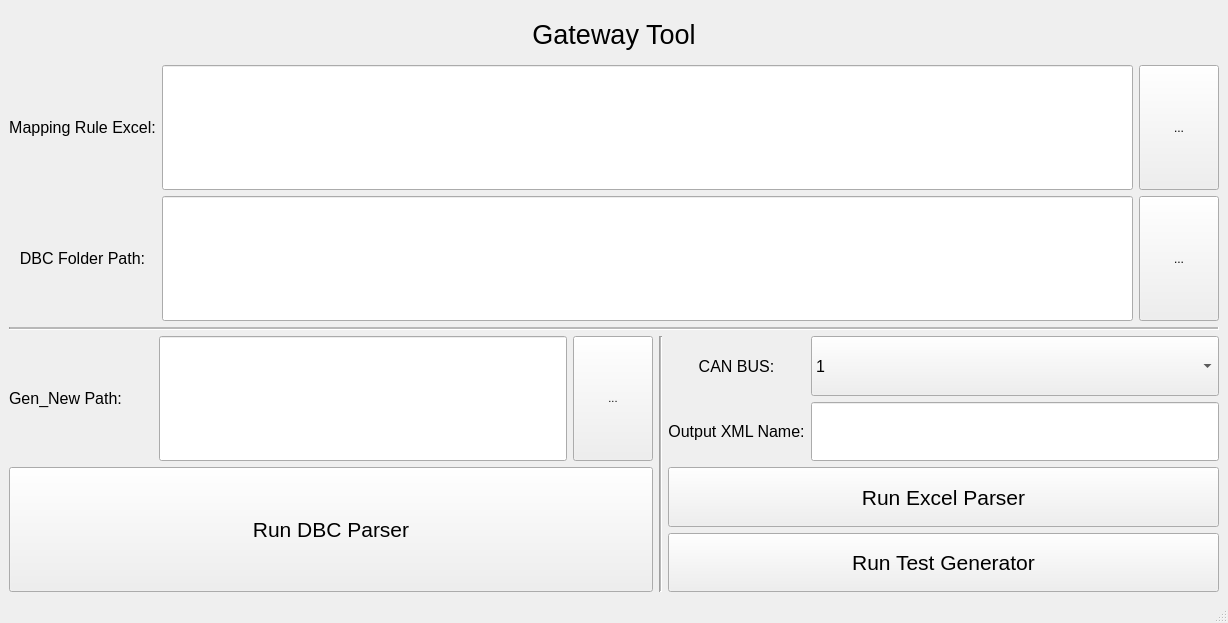
<?xml version="1.0" encoding="UTF-8"?>
<ui version="4.0">
 <class>MainWindow</class>
 <widget class="QMainWindow" name="MainWindow">
  <property name="geometry">
   <rect>
    <x>0</x>
    <y>0</y>
    <width>1228</width>
    <height>623</height>
   </rect>
  </property>
  <property name="minimumSize">
   <size>
    <width>1092</width>
    <height>0</height>
   </size>
  </property>
  <property name="font">
   <font>
    <weight>50</weight>
    <bold>false</bold>
   </font>
  </property>
  <property name="windowTitle">
   <string>Gateway Tool</string>
  </property>
  <widget class="QWidget" name="centralwidget">
   <layout class="QVBoxLayout" name="verticalLayout" stretch="1,0,0,0">
    <item>
     <widget class="QLabel" name="label">
      <property name="maximumSize">
       <size>
        <width>16777215</width>
        <height>50</height>
       </size>
      </property>
      <property name="font">
       <font>
        <pointsize>20</pointsize>
        <weight>50</weight>
        <bold>false</bold>
       </font>
      </property>
      <property name="text">
       <string>Gateway Tool</string>
      </property>
      <property name="alignment">
       <set>Qt::AlignCenter</set>
      </property>
     </widget>
    </item>
    <item>
     <layout class="QGridLayout" name="gridLayout">
      <property name="sizeConstraint">
       <enum>QLayout::SetDefaultConstraint</enum>
      </property>
      <property name="verticalSpacing">
       <number>6</number>
      </property>
      <item row="1" column="0">
       <widget class="QLabel" name="label_3">
        <property name="font">
         <font>
          <pointsize>12</pointsize>
          <weight>50</weight>
          <bold>false</bold>
         </font>
        </property>
        <property name="text">
         <string>DBC Folder Path:</string>
        </property>
        <property name="alignment">
         <set>Qt::AlignCenter</set>
        </property>
       </widget>
      </item>
      <item row="0" column="2">
       <widget class="QPushButton" name="MappingPushButton">
        <property name="sizePolicy">
         <sizepolicy hsizetype="Minimum" vsizetype="Preferred">
          <horstretch>0</horstretch>
          <verstretch>0</verstretch>
         </sizepolicy>
        </property>
        <property name="text">
         <string>...</string>
        </property>
       </widget>
      </item>
      <item row="1" column="2">
       <widget class="QPushButton" name="DBCPushButton">
        <property name="sizePolicy">
         <sizepolicy hsizetype="Minimum" vsizetype="Preferred">
          <horstretch>0</horstretch>
          <verstretch>0</verstretch>
         </sizepolicy>
        </property>
        <property name="text">
         <string>...</string>
        </property>
       </widget>
      </item>
      <item row="0" column="0">
       <widget class="QLabel" name="label_2">
        <property name="font">
         <font>
          <pointsize>12</pointsize>
          <weight>50</weight>
          <bold>false</bold>
         </font>
        </property>
        <property name="text">
         <string>Mapping Rule Excel:</string>
        </property>
        <property name="scaledContents">
         <bool>false</bool>
        </property>
        <property name="alignment">
         <set>Qt::AlignCenter</set>
        </property>
        <property name="wordWrap">
         <bool>false</bool>
        </property>
       </widget>
      </item>
      <item row="0" column="1">
       <widget class="QLineEdit" name="MappingLineEdit">
        <property name="sizePolicy">
         <sizepolicy hsizetype="Expanding" vsizetype="Preferred">
          <horstretch>0</horstretch>
          <verstretch>0</verstretch>
         </sizepolicy>
        </property>
        <property name="font">
         <font>
          <pointsize>12</pointsize>
          <weight>50</weight>
          <bold>false</bold>
         </font>
        </property>
       </widget>
      </item>
      <item row="1" column="1">
       <widget class="QLineEdit" name="DBCLineEdit">
        <property name="sizePolicy">
         <sizepolicy hsizetype="Expanding" vsizetype="Preferred">
          <horstretch>0</horstretch>
          <verstretch>0</verstretch>
         </sizepolicy>
        </property>
        <property name="font">
         <font>
          <pointsize>12</pointsize>
          <weight>50</weight>
          <bold>false</bold>
         </font>
        </property>
       </widget>
      </item>
     </layout>
    </item>
    <item>
     <widget class="Line" name="line">
      <property name="font">
       <font>
        <pointsize>20</pointsize>
        <weight>50</weight>
        <bold>false</bold>
       </font>
      </property>
      <property name="midLineWidth">
       <number>2</number>
      </property>
      <property name="orientation">
       <enum>Qt::Horizontal</enum>
      </property>
     </widget>
    </item>
    <item>
     <layout class="QGridLayout" name="gridLayout_2">
      <item row="0" column="6">
       <widget class="QComboBox" name="CANComboBox">
        <property name="sizePolicy">
         <sizepolicy hsizetype="Preferred" vsizetype="Preferred">
          <horstretch>0</horstretch>
          <verstretch>0</verstretch>
         </sizepolicy>
        </property>
        <property name="font">
         <font>
          <pointsize>12</pointsize>
          <weight>50</weight>
          <bold>false</bold>
         </font>
        </property>
        <item>
         <property name="text">
          <string>1</string>
         </property>
        </item>
        <item>
         <property name="text">
          <string>2</string>
         </property>
        </item>
       </widget>
      </item>
      <item row="2" column="0" rowspan="2" colspan="4">
       <widget class="QPushButton" name="RunDBCPushButton">
        <property name="sizePolicy">
         <sizepolicy hsizetype="Minimum" vsizetype="Preferred">
          <horstretch>0</horstretch>
          <verstretch>0</verstretch>
         </sizepolicy>
        </property>
        <property name="font">
         <font>
          <pointsize>16</pointsize>
          <weight>50</weight>
          <bold>false</bold>
         </font>
        </property>
        <property name="text">
         <string>Run DBC Parser</string>
        </property>
       </widget>
      </item>
      <item row="0" column="2" rowspan="2">
       <widget class="QLineEdit" name="OutputLineEdit">
        <property name="sizePolicy">
         <sizepolicy hsizetype="Expanding" vsizetype="Preferred">
          <horstretch>0</horstretch>
          <verstretch>0</verstretch>
         </sizepolicy>
        </property>
        <property name="font">
         <font>
          <pointsize>12</pointsize>
          <weight>50</weight>
          <bold>false</bold>
         </font>
        </property>
       </widget>
      </item>
      <item row="0" column="0" rowspan="2" colspan="2">
       <widget class="QLabel" name="label_4">
        <property name="font">
         <font>
          <pointsize>12</pointsize>
          <weight>50</weight>
          <bold>false</bold>
         </font>
        </property>
        <property name="text">
         <string>Gen_New Path:       </string>
        </property>
        <property name="alignment">
         <set>Qt::AlignCenter</set>
        </property>
       </widget>
      </item>
      <item row="3" column="5" colspan="2">
       <widget class="QPushButton" name="RunTestPushButton">
        <property name="sizePolicy">
         <sizepolicy hsizetype="Minimum" vsizetype="Preferred">
          <horstretch>0</horstretch>
          <verstretch>0</verstretch>
         </sizepolicy>
        </property>
        <property name="font">
         <font>
          <pointsize>16</pointsize>
          <weight>50</weight>
          <bold>false</bold>
         </font>
        </property>
        <property name="text">
         <string>Run Test Generator</string>
        </property>
       </widget>
      </item>
      <item row="1" column="6">
       <widget class="QLineEdit" name="XMLLineEdit">
        <property name="sizePolicy">
         <sizepolicy hsizetype="Expanding" vsizetype="Preferred">
          <horstretch>0</horstretch>
          <verstretch>0</verstretch>
         </sizepolicy>
        </property>
        <property name="font">
         <font>
          <pointsize>12</pointsize>
          <weight>50</weight>
          <bold>false</bold>
         </font>
        </property>
       </widget>
      </item>
      <item row="0" column="5">
       <widget class="QLabel" name="label_5">
        <property name="font">
         <font>
          <pointsize>12</pointsize>
          <weight>50</weight>
          <bold>false</bold>
         </font>
        </property>
        <property name="text">
         <string>CAN BUS:</string>
        </property>
        <property name="alignment">
         <set>Qt::AlignCenter</set>
        </property>
       </widget>
      </item>
      <item row="0" column="4" rowspan="4">
       <widget class="Line" name="line_2">
        <property name="midLineWidth">
         <number>1</number>
        </property>
        <property name="orientation">
         <enum>Qt::Vertical</enum>
        </property>
       </widget>
      </item>
      <item row="0" column="3" rowspan="2">
       <widget class="QPushButton" name="OutputPushButton">
        <property name="sizePolicy">
         <sizepolicy hsizetype="Minimum" vsizetype="Preferred">
          <horstretch>0</horstretch>
          <verstretch>0</verstretch>
         </sizepolicy>
        </property>
        <property name="font">
         <font>
          <pointsize>8</pointsize>
          <weight>50</weight>
          <bold>false</bold>
         </font>
        </property>
        <property name="text">
         <string>...</string>
        </property>
       </widget>
      </item>
      <item row="2" column="5" colspan="2">
       <widget class="QPushButton" name="RunExcelPushButton">
        <property name="sizePolicy">
         <sizepolicy hsizetype="Preferred" vsizetype="Preferred">
          <horstretch>0</horstretch>
          <verstretch>0</verstretch>
         </sizepolicy>
        </property>
        <property name="font">
         <font>
          <pointsize>16</pointsize>
          <weight>50</weight>
          <bold>false</bold>
         </font>
        </property>
        <property name="text">
         <string>Run Excel Parser</string>
        </property>
       </widget>
      </item>
      <item row="1" column="5">
       <widget class="QLabel" name="label_6">
        <property name="font">
         <font>
          <pointsize>12</pointsize>
          <weight>50</weight>
          <bold>false</bold>
         </font>
        </property>
        <property name="text">
         <string>Output XML Name:</string>
        </property>
        <property name="alignment">
         <set>Qt::AlignCenter</set>
        </property>
       </widget>
      </item>
     </layout>
    </item>
   </layout>
  </widget>
  <widget class="QMenuBar" name="menubar">
   <property name="geometry">
    <rect>
     <x>0</x>
     <y>0</y>
     <width>1228</width>
     <height>23</height>
    </rect>
   </property>
  </widget>
  <widget class="QStatusBar" name="statusbar"/>
 </widget>
 <resources/>
 <connections/>
</ui>
